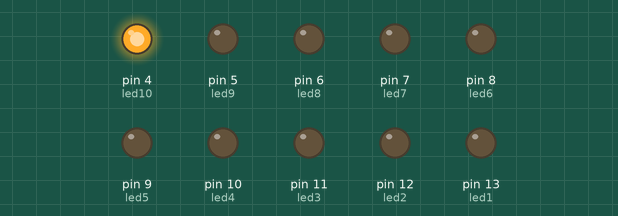
A sketch run on a simulated Arduino Uno, built with avr-gcc and run on an emulated ATmega328P. Shown: output pins drawn as LEDs (lit = HIGH).

Above: at 0.05 s.
At 0.75 s:
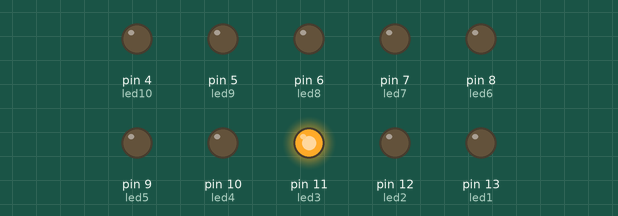
At 1.55 s:
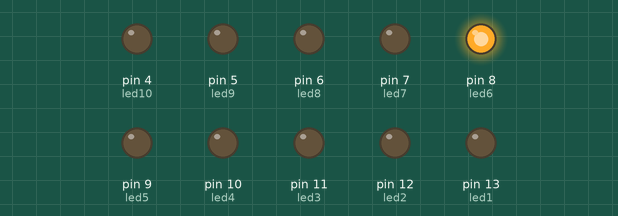
At 2.25 s:
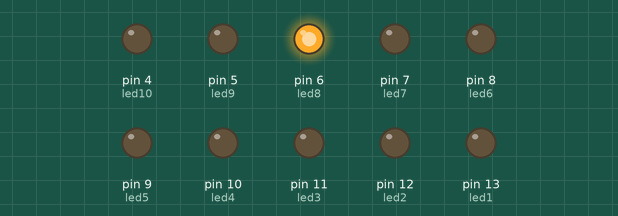
At 3.0 s:
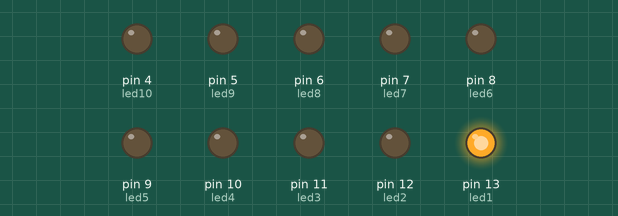
At 4.55 s:
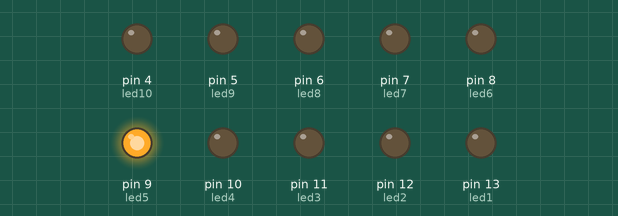
Timing chart, 0 to 4.8 s (numbered marks = the images above):
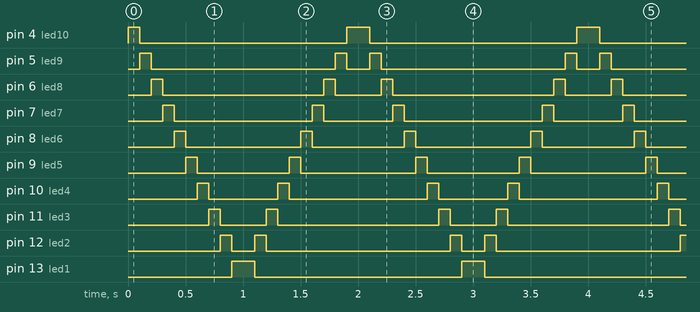

Measured:
- by itself, pin 4 (led10): repeats every 2.0 s: LOW 1.8 s, HIGH 0.20 s
- by itself, pin 5 (led9): repeats every 2.0 s: LOW 1.6 s, HIGH 0.10 s, LOW 0.20 s, HIGH 0.10 s
- by itself, pin 6 (led8): repeats every 2.0 s: LOW 1.4 s, HIGH 0.10 s, LOW 0.40 s, HIGH 0.10 s
- by itself, pin 7 (led7): repeats every 2.0 s: LOW 1.2 s, HIGH 0.10 s, LOW 0.60 s, HIGH 0.10 s
- by itself, pin 8 (led6): repeats every 2.0 s: LOW 1.0 s, HIGH 0.10 s, LOW 0.80 s, HIGH 0.10 s
- by itself, pin 9 (led5): repeats every 2.0 s: LOW 0.80 s, HIGH 0.10 s, LOW 1.0 s, HIGH 0.10 s
- by itself, pin 10 (led4): repeats every 2.0 s: LOW 0.60 s, HIGH 0.10 s, LOW 1.2 s, HIGH 0.10 s
- by itself, pin 11 (led3): repeats every 2.0 s: LOW 0.40 s, HIGH 0.10 s, LOW 1.4 s, HIGH 0.10 s

The sketch:

sequential_lighting_team_14_041.ino
```cpp
int led1 = 13;
int led2 = 12;
int led3 = 11;
int led4 = 10;
int led5 = 9;
int led6 = 8;
int led7 = 7;
int led8 = 6;
int led9 = 5;
int led10 = 4;

void setup()
{
  pinMode(led1, OUTPUT);
  pinMode(led2, OUTPUT);
  pinMode(led3, OUTPUT);
  pinMode(led4, OUTPUT);
  pinMode(led5, OUTPUT);
  pinMode(led6, OUTPUT);
  pinMode(led7, OUTPUT);
  pinMode(led8, OUTPUT);
  pinMode(led9, OUTPUT);
  pinMode(led10, OUTPUT);
}

void loop()
{
  DireitaParaEsquerda(led1, led2, led3, led4, led5, led6, led7, led8, led9, led10);
  EsquerdaParaDireita(led1, led2, led3, led4, led5, led6, led7, led8, led9, led10);

}


// Funções
// Direita Pra Esquerda
void DireitaParaEsquerda(int led1, int led2, int led3, int led4, int led5, int led6, int led7, int led8, int led9, int led10) {
  digitalWrite(led10, HIGH);  // Acende o LED10
  delay(100);                  // Aguarda um pouco
  digitalWrite(led10, LOW);   // Apaga o LED10

  digitalWrite(led9, HIGH);   // Acende o LED9
  delay(100);                  // Aguarda um pouco
  digitalWrite(led9, LOW);    // Apaga o LED9

  digitalWrite(led8, HIGH);   // Acende o LED8
  delay(100);                  // Aguarda um pouco
  digitalWrite(led8, LOW);    // Apaga o LED8

  digitalWrite(led7, HIGH);   // Acende o LED7
  delay(100);                  // Aguarda um pouco
  digitalWrite(led7, LOW);    // Apaga o LED7

  digitalWrite(led6, HIGH);   // Acende o LED6
  delay(100);                  // Aguarda um pouco
  digitalWrite(led6, LOW);    // Apaga o LED6

  digitalWrite(led5, HIGH);   // Acende o LED5
  delay(100);                  // Aguarda um pouco
  digitalWrite(led5, LOW);    // Apaga o LED5

  digitalWrite(led4, HIGH);   // Acende o LED4
  delay(100);                  // Aguarda um pouco
  digitalWrite(led4, LOW);    // Apaga o LED4

  digitalWrite(led3, HIGH);   // Acende o LED3
  delay(100);                  // Aguarda um pouco
  digitalWrite(led3, LOW);    // Apaga o LED3

  digitalWrite(led2, HIGH);   // Acende o LED2
  delay(100);                  // Aguarda um pouco
  digitalWrite(led2, LOW);    // Apaga o LED2

  digitalWrite(led1, HIGH);   // Acende o LED1
  delay(100);                  // Aguarda um pouco
  digitalWrite(led1, LOW);    // Apaga o LED1
}

// Esquerda para direita
void EsquerdaParaDireita (int led1, int led2, int led3, int led4, int led5, int led6, int led7, int led8, int led9, int led10) {
  digitalWrite(led1, HIGH);   // Acende o LED1
  delay(100);                  // Aguarda um pouco
  digitalWrite(led1, LOW);    // Apaga o LED1

  digitalWrite(led2, HIGH);   // Acende o LED2
  delay(100);                  // Aguarda um pouco
  digitalWrite(led2, LOW);    // Apaga o LED2

  digitalWrite(led3, HIGH);   // Acende o LED3
  delay(100);                  // Aguarda um pouco
  digitalWrite(led3, LOW);    // Apaga o LED3

  digitalWrite(led4, HIGH);   // Acende o LED4
  delay(100);                  // Aguarda um pouco
  digitalWrite(led4, LOW);    // Apaga o LED4

  digitalWrite(led5, HIGH);   // Acende o LED5
  delay(100);                  // Aguarda um pouco
  digitalWrite(led5, LOW);    // Apaga o LED5

  digitalWrite(led6, HIGH);   // Acende o LED6
  delay(100);                  // Aguarda um pouco
  digitalWrite(led6, LOW);    // Apaga o LED6

  digitalWrite(led7, HIGH);   // Acende o LED7
  delay(100);                  // Aguarda um pouco
  digitalWrite(led7, LOW);    // Apaga o LED7

  digitalWrite(led8, HIGH);   // Acende o LED8
  delay(100);                  // Aguarda um pouco
  digitalWrite(led8, LOW);    // Apaga o LED8

  digitalWrite(led9, HIGH);   // Acende o LED9
  delay(100);                  // Aguarda um pouco
  digitalWrite(led9, LOW);    // Apaga o LED9

  digitalWrite(led10, HIGH);  // Acende o LED10
  delay(100);                  // Aguarda um pouco
  digitalWrite(led10, LOW);   // Apaga o LED10
}
```
